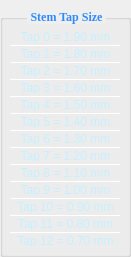
     <widget class="QGroupBox" name="tapSize">
      <property name="geometry">
       <rect>
        <x>479</x>
        <y>0</y>
        <width>131</width>
        <height>257</height>
       </rect>
      </property>
      <property name="font">
       <font>
        <family>Georgia</family>
        <pointsize>9</pointsize>
        <weight>75</weight>
        <bold>true</bold>
       </font>
      </property>
      <property name="styleSheet">
       <string notr="true">QGroupBox::title {
    subcontrol-origin: margin;
    subcontrol-position: top center;
    padding-left: 2px;
    padding-right: 2px;
    padding-top: 10px;
	color: rgb(48, 138, 255);
}
</string>
      </property>
      <property name="title">
       <string>Stem Tap Size</string>
      </property>
      <widget class="Line" name="line">
       <property name="geometry">
        <rect>
         <x>10</x>
         <y>45</y>
         <width>111</width>
         <height>1</height>
        </rect>
       </property>
       <property name="orientation">
        <enum>Qt::Horizontal</enum>
       </property>
      </widget>
      <widget class="QLabel" name="label">
       <property name="geometry">
        <rect>
         <x>10</x>
         <y>30</y>
         <width>111</width>
         <height>13</height>
        </rect>
       </property>
       <property name="styleSheet">
        <string notr="true">color: rgb(199, 239, 255);</string>
       </property>
       <property name="text">
        <string>Tap 0 = 1.90 mm</string>
       </property>
       <property name="alignment">
        <set>Qt::AlignCenter</set>
       </property>
      </widget>
      <widget class="QLabel" name="label_2">
       <property name="geometry">
        <rect>
         <x>10</x>
         <y>47</y>
         <width>111</width>
         <height>13</height>
        </rect>
       </property>
       <property name="styleSheet">
        <string notr="true">color: rgb(199, 239, 255);</string>
       </property>
       <property name="text">
        <string>Tap 1 = 1.80 mm</string>
       </property>
       <property name="alignment">
        <set>Qt::AlignCenter</set>
       </property>
      </widget>
      <widget class="Line" name="line_2">
       <property name="geometry">
        <rect>
         <x>10</x>
         <y>62</y>
         <width>111</width>
         <height>1</height>
        </rect>
       </property>
       <property name="orientation">
        <enum>Qt::Horizontal</enum>
       </property>
      </widget>
      <widget class="QLabel" name="label_3">
       <property name="geometry">
        <rect>
         <x>10</x>
         <y>64</y>
         <width>111</width>
         <height>13</height>
        </rect>
       </property>
       <property name="styleSheet">
        <string notr="true">color: rgb(199, 239, 255);</string>
       </property>
       <property name="text">
        <string>Tap 2 = 1.70 mm</string>
       </property>
       <property name="alignment">
        <set>Qt::AlignCenter</set>
       </property>
      </widget>
      <widget class="Line" name="line_3">
       <property name="geometry">
        <rect>
         <x>10</x>
         <y>79</y>
         <width>111</width>
         <height>1</height>
        </rect>
       </property>
       <property name="orientation">
        <enum>Qt::Horizontal</enum>
       </property>
      </widget>
      <widget class="QLabel" name="label_4">
       <property name="geometry">
        <rect>
         <x>10</x>
         <y>81</y>
         <width>111</width>
         <height>13</height>
        </rect>
       </property>
       <property name="styleSheet">
        <string notr="true">color: rgb(199, 239, 255);</string>
       </property>
       <property name="text">
        <string>Tap 3 = 1.60 mm</string>
       </property>
       <property name="alignment">
        <set>Qt::AlignCenter</set>
       </property>
      </widget>
      <widget class="QLabel" name="label_5">
       <property name="geometry">
        <rect>
         <x>10</x>
         <y>115</y>
         <width>111</width>
         <height>13</height>
        </rect>
       </property>
       <property name="styleSheet">
        <string notr="true">color: rgb(199, 239, 255);</string>
       </property>
       <property name="text">
        <string>Tap 5 = 1.40 mm</string>
       </property>
       <property name="alignment">
        <set>Qt::AlignCenter</set>
       </property>
      </widget>
      <widget class="QLabel" name="label_6">
       <property name="geometry">
        <rect>
         <x>10</x>
         <y>98</y>
         <width>111</width>
         <height>13</height>
        </rect>
       </property>
       <property name="styleSheet">
        <string notr="true">color: rgb(199, 239, 255);</string>
       </property>
       <property name="text">
        <string>Tap 4 = 1.50 mm</string>
       </property>
       <property name="alignment">
        <set>Qt::AlignCenter</set>
       </property>
      </widget>
      <widget class="QLabel" name="label_7">
       <property name="geometry">
        <rect>
         <x>10</x>
         <y>132</y>
         <width>111</width>
         <height>13</height>
        </rect>
       </property>
       <property name="styleSheet">
        <string notr="true">color: rgb(199, 239, 255);</string>
       </property>
       <property name="text">
        <string>Tap 6 = 1.30 mm</string>
       </property>
       <property name="alignment">
        <set>Qt::AlignCenter</set>
       </property>
      </widget>
      <widget class="Line" name="line_4">
       <property name="geometry">
        <rect>
         <x>10</x>
         <y>147</y>
         <width>111</width>
         <height>1</height>
        </rect>
       </property>
       <property name="orientation">
        <enum>Qt::Horizontal</enum>
       </property>
      </widget>
      <widget class="Line" name="line_5">
       <property name="geometry">
        <rect>
         <x>10</x>
         <y>130</y>
         <width>111</width>
         <height>1</height>
        </rect>
       </property>
       <property name="orientation">
        <enum>Qt::Horizontal</enum>
       </property>
      </widget>
      <widget class="QLabel" name="label_8">
       <property name="geometry">
        <rect>
         <x>10</x>
         <y>149</y>
         <width>111</width>
         <height>13</height>
        </rect>
       </property>
       <property name="styleSheet">
        <string notr="true">color: rgb(199, 239, 255);</string>
       </property>
       <property name="text">
        <string>Tap 7 = 1.20 mm</string>
       </property>
       <property name="alignment">
        <set>Qt::AlignCenter</set>
       </property>
      </widget>
      <widget class="Line" name="line_6">
       <property name="geometry">
        <rect>
         <x>10</x>
         <y>113</y>
         <width>111</width>
         <height>1</height>
        </rect>
       </property>
       <property name="orientation">
        <enum>Qt::Horizontal</enum>
       </property>
      </widget>
      <widget class="Line" name="line_7">
       <property name="geometry">
        <rect>
         <x>10</x>
         <y>96</y>
         <width>111</width>
         <height>1</height>
        </rect>
       </property>
       <property name="orientation">
        <enum>Qt::Horizontal</enum>
       </property>
      </widget>
      <widget class="QLabel" name="label_9">
       <property name="geometry">
        <rect>
         <x>10</x>
         <y>166</y>
         <width>111</width>
         <height>13</height>
        </rect>
       </property>
       <property name="styleSheet">
        <string notr="true">color: rgb(199, 239, 255);</string>
       </property>
       <property name="text">
        <string>Tap 8 = 1.10 mm</string>
       </property>
       <property name="alignment">
        <set>Qt::AlignCenter</set>
       </property>
      </widget>
      <widget class="QLabel" name="label_10">
       <property name="geometry">
        <rect>
         <x>10</x>
         <y>183</y>
         <width>111</width>
         <height>13</height>
        </rect>
       </property>
       <property name="styleSheet">
        <string notr="true">color: rgb(199, 239, 255);</string>
       </property>
       <property name="text">
        <string>Tap 9 = 1.00 mm</string>
       </property>
       <property name="alignment">
        <set>Qt::AlignCenter</set>
       </property>
      </widget>
      <widget class="QLabel" name="label_11">
       <property name="geometry">
        <rect>
         <x>10</x>
         <y>200</y>
         <width>111</width>
         <height>13</height>
        </rect>
       </property>
       <property name="styleSheet">
        <string notr="true">color: rgb(199, 239, 255);</string>
       </property>
       <property name="text">
        <string>Tap 10 = 0.90 mm</string>
       </property>
       <property name="alignment">
        <set>Qt::AlignCenter</set>
       </property>
      </widget>
      <widget class="QLabel" name="label_12">
       <property name="geometry">
        <rect>
         <x>10</x>
         <y>217</y>
         <width>111</width>
         <height>13</height>
        </rect>
       </property>
       <property name="styleSheet">
        <string notr="true">color: rgb(199, 239, 255);</string>
       </property>
       <property name="text">
        <string>Tap 11 = 0.80 mm</string>
       </property>
       <property name="alignment">
        <set>Qt::AlignCenter</set>
       </property>
      </widget>
      <widget class="QLabel" name="label_13">
       <property name="geometry">
        <rect>
         <x>10</x>
         <y>234</y>
         <width>111</width>
         <height>13</height>
        </rect>
       </property>
       <property name="styleSheet">
        <string notr="true">color: rgb(199, 239, 255);</string>
       </property>
       <property name="text">
        <string>Tap 12 = 0.70 mm</string>
       </property>
       <property name="alignment">
        <set>Qt::AlignCenter</set>
       </property>
      </widget>
      <widget class="Line" name="line_8">
       <property name="geometry">
        <rect>
         <x>10</x>
         <y>164</y>
         <width>111</width>
         <height>1</height>
        </rect>
       </property>
       <property name="orientation">
        <enum>Qt::Horizontal</enum>
       </property>
      </widget>
      <widget class="Line" name="line_9">
       <property name="geometry">
        <rect>
         <x>10</x>
         <y>181</y>
         <width>111</width>
         <height>1</height>
        </rect>
       </property>
       <property name="orientation">
        <enum>Qt::Horizontal</enum>
       </property>
      </widget>
      <widget class="Line" name="line_10">
       <property name="geometry">
        <rect>
         <x>10</x>
         <y>198</y>
         <width>111</width>
         <height>1</height>
        </rect>
       </property>
       <property name="orientation">
        <enum>Qt::Horizontal</enum>
       </property>
      </widget>
      <widget class="Line" name="line_11">
       <property name="geometry">
        <rect>
         <x>10</x>
         <y>215</y>
         <width>111</width>
         <height>1</height>
        </rect>
       </property>
       <property name="orientation">
        <enum>Qt::Horizontal</enum>
       </property>
      </widget>
      <widget class="Line" name="line_12">
       <property name="geometry">
        <rect>
         <x>10</x>
         <y>232</y>
         <width>111</width>
         <height>1</height>
        </rect>
       </property>
       <property name="orientation">
        <enum>Qt::Horizontal</enum>
       </property>
      </widget>
     </widget>
